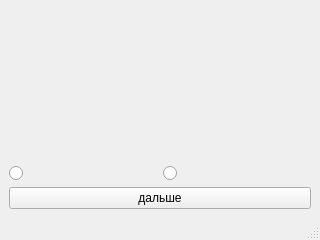
<?xml version="1.0" encoding="UTF-8"?>
<ui version="4.0">
 <class>MainWindow</class>
 <widget class="QMainWindow" name="MainWindow">
  <property name="geometry">
   <rect>
    <x>0</x>
    <y>0</y>
    <width>320</width>
    <height>240</height>
   </rect>
  </property>
  <property name="windowTitle">
   <string>MainWindow</string>
  </property>
  <widget class="QWidget" name="centralwidget">
   <layout class="QVBoxLayout" name="verticalLayout_2">
    <item>
     <layout class="QVBoxLayout" name="verticalLayout">
      <item>
       <widget class="QLabel" name="question">
        <property name="text">
         <string/>
        </property>
       </widget>
      </item>
      <item>
       <layout class="QHBoxLayout" name="horizontalLayout">
        <item>
         <widget class="QRadioButton" name="ans1">
          <property name="text">
           <string/>
          </property>
         </widget>
        </item>
        <item>
         <widget class="QRadioButton" name="ans2">
          <property name="text">
           <string/>
          </property>
         </widget>
        </item>
       </layout>
      </item>
     </layout>
    </item>
    <item>
     <widget class="QPushButton" name="next">
      <property name="text">
       <string>дальше</string>
      </property>
     </widget>
    </item>
   </layout>
  </widget>
  <widget class="QStatusBar" name="statusbar"/>
 </widget>
 <resources/>
 <connections/>
</ui>
